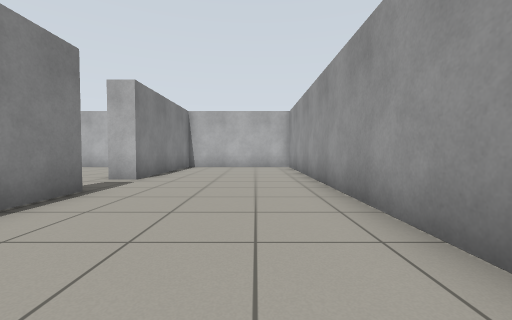
view 1 (above)

18 first-person views from a walk through a Gazebo world. The camera is 0.72 m above the floor, tilts 2° down and sees 90° across. The floor is counted in squares, 1 m on a side. Each view is taken from the middle of a square. On the plan, view 1 faces up. The plan holds only what a view shows up to about 9 squares ahead; the rest is blank.

view 2
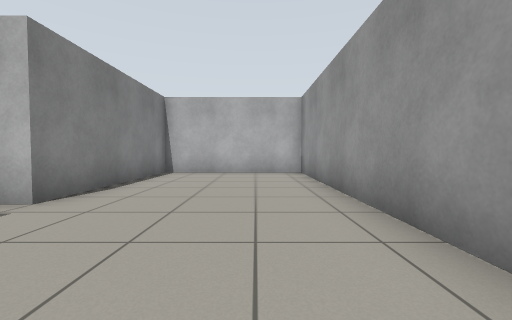

view 3
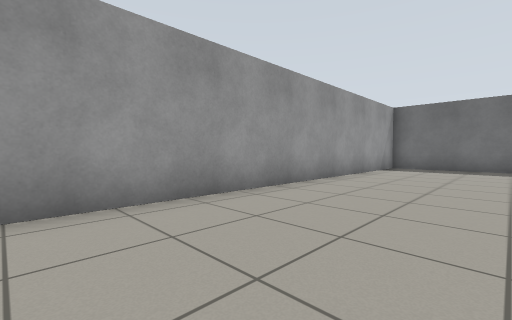

view 4
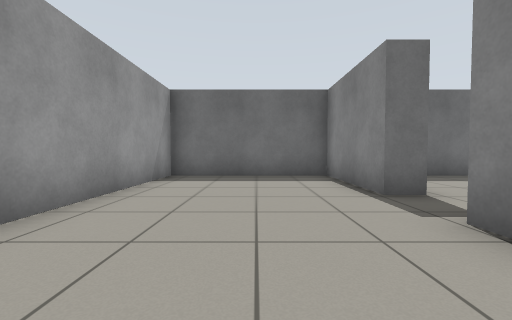

view 5
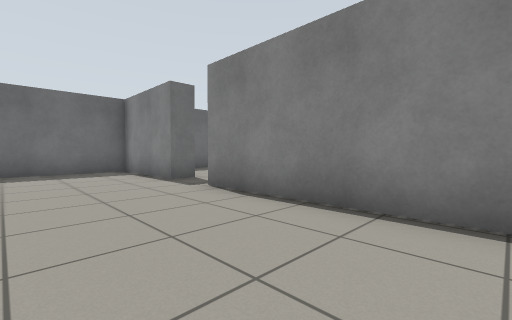

view 6
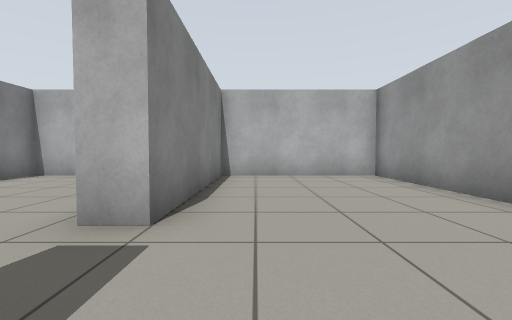

view 7
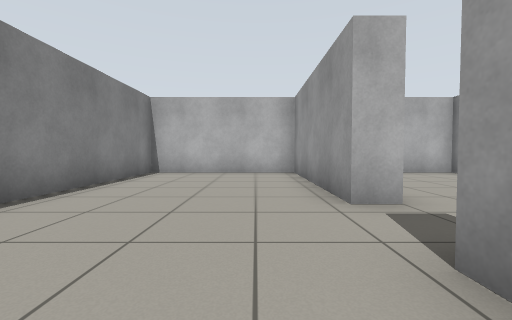

view 8
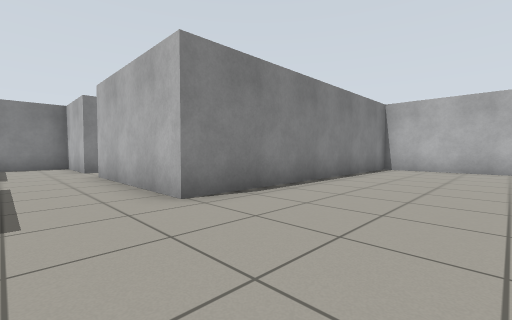

view 9
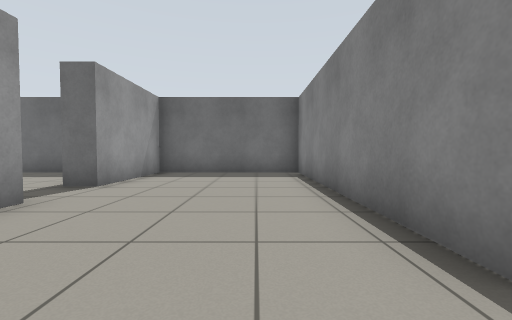

view 10
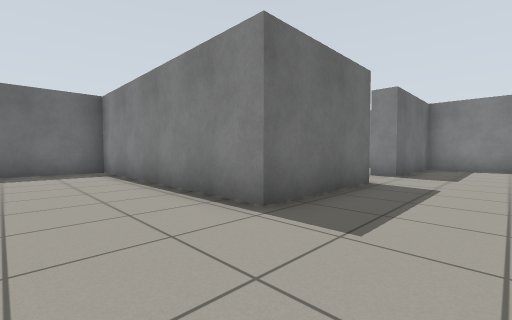

view 11
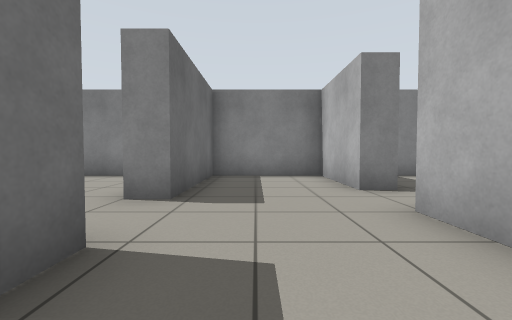

view 12
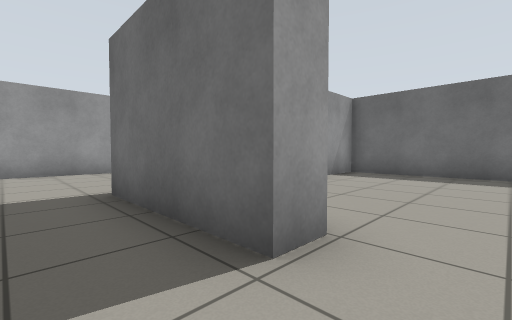

view 13
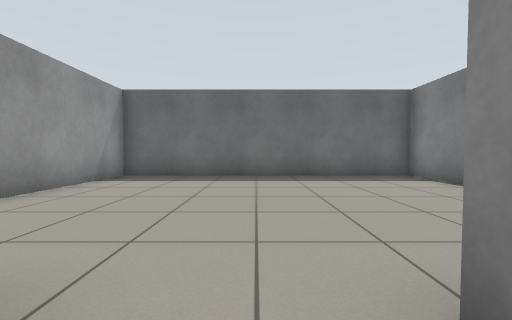

view 14
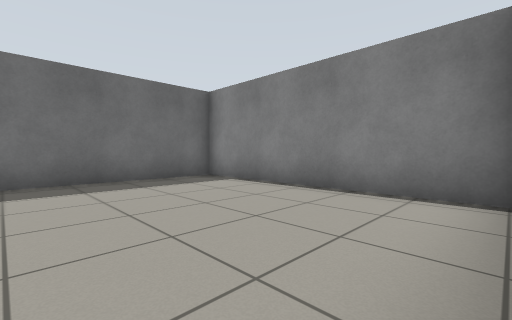

view 15
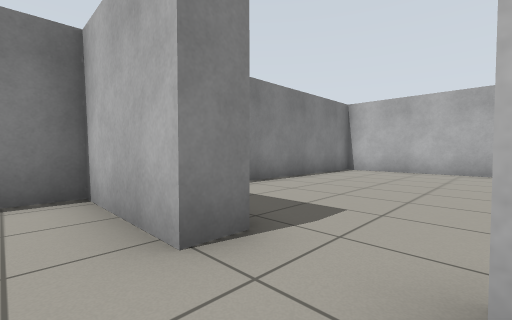

view 16
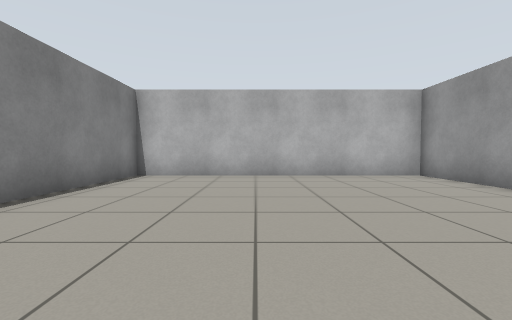

view 17
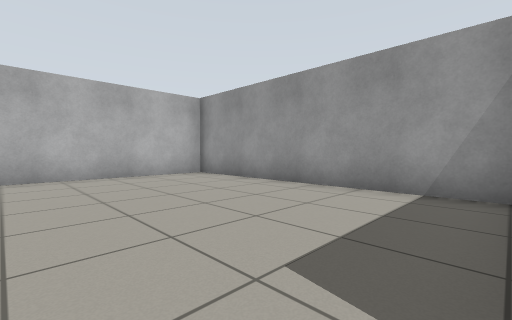

view 18
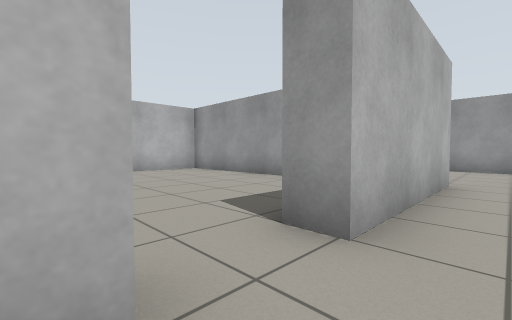

### Floor plan
Points are (right, up) in squares from view 1. A wall is a line through its corners. A room is listed if a view was taken in it or the views show most of it. See-through windows are left out.
Room 1 (views 1, 2, 3, 4, 5, 6)
walls: (-3.1, 4.6) (-3.1, -2.6); (-3.8, -4.2) (-3.1, -4.2) (-3.1, -7.5) (1.5, -7.5) (1.5, 11.5) (-3.1, 11.5) (-3.1, 6.4) (-3.8, 6.4)
ways out: opening at (-3.5, -3.5) to room 2; opening at (-3, 5.5) to room 2
Room 2 (views 7, 8, 9, 10, 11, 12, 13, 14, 15, 18)
walls: (-11.9, -1) (-11.9, -0.3) (-8.4, -0.3) (-8.4, -7.5) (-3.8, -7.5) (-3.8, -4.2); (-3.8, 6.4) (-3.8, 11.5) (-8.4, 11.5) (-8.4, 2.9) (-13, 2.9) (-13, 3.6); (-3.8, -2.6) (-3.8, 4.6); (-14.7, 3.6) (-14.7, 2.9) (-17.5, 2.9) (-17.5, -0.3) (-13.8, -0.3) (-13.8, -1)
ways out: opening at (-3.5, -3.5) to room 1; opening at (-3, 5.5) to room 1; opening at (-14, 3) to room 3; opening at (-12.5, -1) to room 4
Room 3 (views 16, 17)
walls: (-9.2, 3.9) (-9.2, 11.5) (-17.5, 11.5) (-17.5, 5.1)
ways out: opening at (-14, 3) to room 2
Room 4 (no view inside)
walls: (-17.5, -0.9) (-17.5, -7.5) (-9.2, -7.5) (-9.2, -3.8)
ways out: opening at (-12.5, -1) to room 2

Positions as (right, up) in squares from view 1, and headings:
1: (0, 0), facing up
2: (0, 3), facing up
3: (-2, 4), facing down-right
4: (-1, 0), facing down
5: (0, 2), facing down-left
6: (-2, 4), facing up
7: (-5, 3), facing up
8: (-5, 1), facing up-left
9: (-7, 1), facing down
10: (-6, 2), facing down-left
11: (-10, 1), facing left
12: (-13, 1), facing down-right
13: (-13, 0), facing down
14: (-13, -1), facing down-left
15: (-13, 2), facing up-left
16: (-14, 4), facing up
17: (-14, 4), facing up-right
18: (-15, 2), facing up-right
